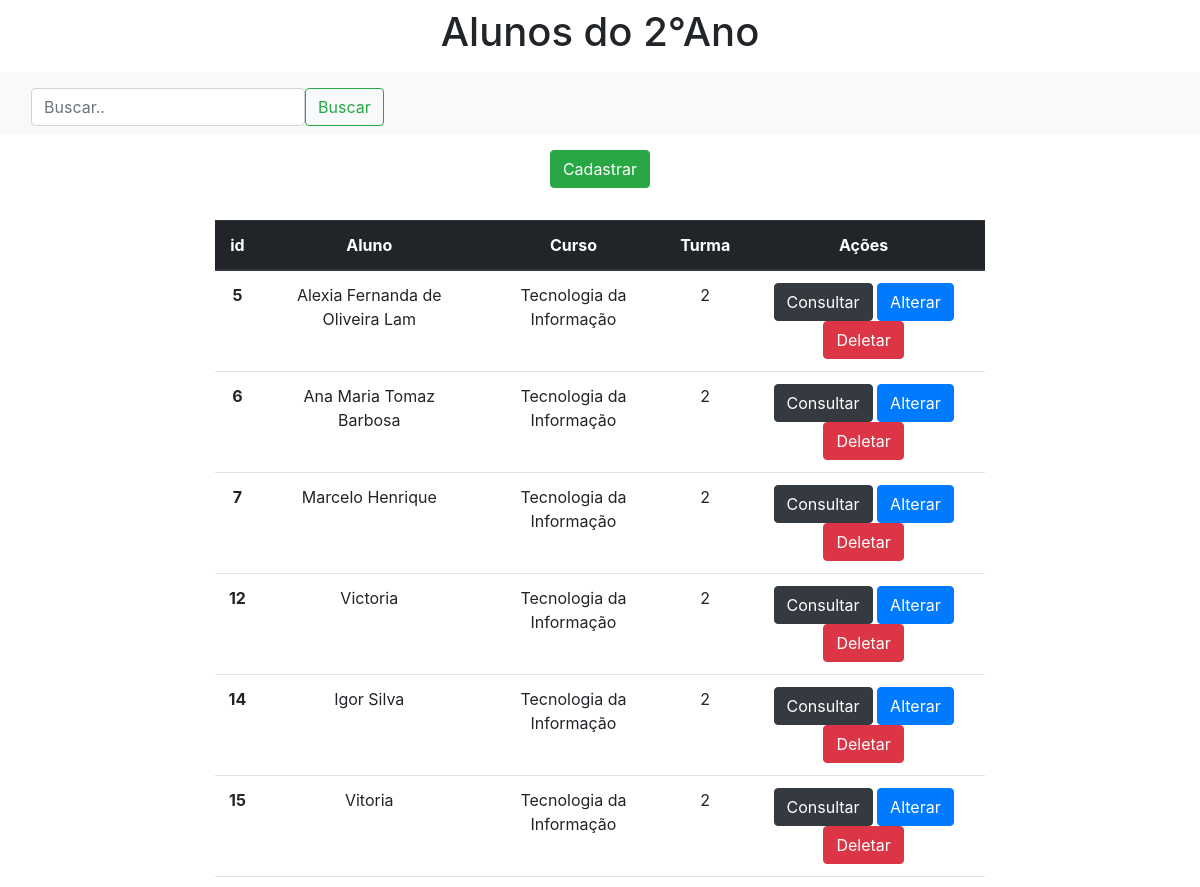
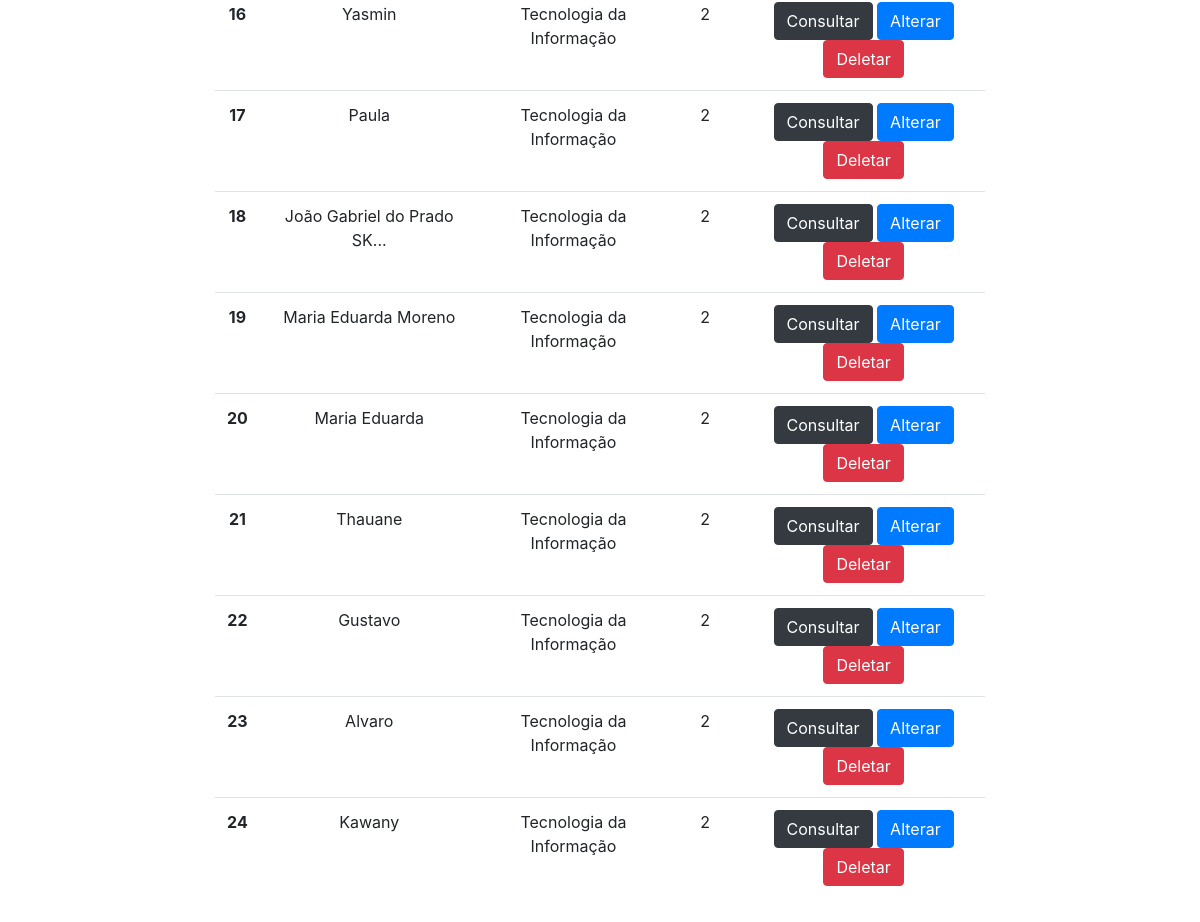
The page / on the database its author committed (2 pictures, top to bottom).
### app/models.py (models this page shows)
class Alunos(models.Model):
    Aluno = models.CharField(max_length=150)
    Curso = models.CharField(max_length=100)
    Turma = models.IntegerField()

### app/views.py (the view)
# urls.py: 2. Add a URL to urlpatterns:  path('', views.home, name='home')
def home(request):
    data = {}
    search = request.GET.get('search')
    if search:
        data['db'] = Alunos.objects.filter(Aluno__icontains=search)
    else:
        data['db'] = Alunos.objects.all()
    return render(request, 'index.html', data)

### app/templates/index.html (shortened to what this page needs)
<!DOCTYPE html>
<html lang="pt-br">
<head>
    <link rel="stylesheet" href="https://cdn.jsdelivr.net/npm/bootstrap@4.0.0/dist/css/bootstrap.min.css">
</head>
<body>
    <div class="col-8 m-auto pt-2 pb-2 text-center">
        <h1>Alunos do 2°Ano</h1>
    </div>
    <nav class="navbar bg-light pt-3 pb-2 text-center">
  <div class="container-fluid">
    <form class="d-flex" role="search">
      <input class="form-control" type="search" id="search" name="search" placeholder="Buscar.." aria-label="Search">
      <button class="btn btn-outline-success" type="submit">Buscar</button>
    </form>
  </div>
</nav>
    <div class="col-8 m-auto pt-3 pb-2 text-center">
        <a href="/form" class="btn btn-success">Cadastrar</a>
    </div>
    <div class="col-8 m-auto pt-4 pb-2 text-center">
        <table class="table">
            <thead class="thead-dark">
                <tr>
                  <th scope="col">id</th>
                  <th scope="col">Aluno</th>
                  <th scope="col">Curso</th>
                  <th scope="col">Turma</th>
                    <th scope="col">Ações</th>
                </tr>
          </thead>
          <tbody>
          {% for dbs in db%}
          <tr>
              <th>{{dbs.id}}</th>
              <td>{{dbs.Aluno}}</td>
              <td>{{dbs.Curso}}</td>
              <td>{{dbs.Turma}}</td>
              <td>
                  <a href="/view/{{dbs.id}}/" class="btn btn-dark">Consultar</a>
                  <a href="/edit/{{dbs.id}}/" class="btn btn-primary">Alterar</a>
                  <a href="/delete/{{dbs.id}}/" class="btn btn-danger btnDel">Deletar</a>
              </td>
            </tr>
          {% endfor %}
          </tbody>
        </table>
    </div>
    {% load static %}
</body>
</html>

### rows shown on the page
Alunos: id "5", Aluno "Alexia Fernanda de Oliveira Lam", Curso "Tecnologia da Informação", Turma "2"
Alunos: id "6", Aluno "Ana Maria Tomaz Barbosa", Curso "Tecnologia da Informação", Turma "2"
Alunos: id "7", Aluno "Marcelo Henrique", Curso "Tecnologia da Informação", Turma "2"
Alunos: id "12", Aluno "Victoria", Curso "Tecnologia da Informação", Turma "2"
Alunos: id "14", Aluno "Igor Silva", Curso "Tecnologia da Informação", Turma "2"
Alunos: id "15", Aluno "Vitoria", Curso "Tecnologia da Informação", Turma "2"
Alunos: id "16", Aluno "Yasmin", Curso "Tecnologia da Informação", Turma "2"
Alunos: id "17", Aluno "Paula", Curso "Tecnologia da Informação", Turma "2"
Alunos: id "18", Aluno "João Gabriel do Prado SK...", Curso "Tecnologia da Informação", Turma "2"
Alunos: id "19", Aluno "Maria Eduarda Moreno", Curso "Tecnologia da Informação", Turma "2"
Alunos: id "20", Aluno "Maria Eduarda", Curso "Tecnologia da Informação", Turma "2"
Alunos: id "21", Aluno "Thauane", Curso "Tecnologia da Informação", Turma "2"
Alunos: id "22", Aluno "Gustavo", Curso "Tecnologia da Informação", Turma "2"
Alunos: id "23", Aluno "Alvaro", Curso "Tecnologia da Informação", Turma "2"
Alunos: id "24", Aluno "Kawany", Curso "Tecnologia da Informação", Turma "2"
